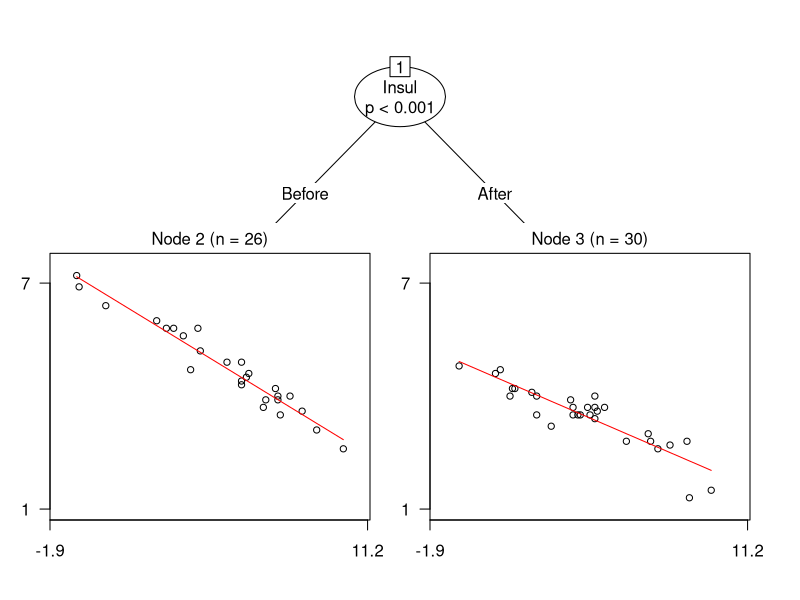

Write R code to recreate this figure.
library(MASS)
head(whiteside)
library(partykit)

MOBmodel <- lmtree(Gas ~ Temp | Insul, data = whiteside)
plot(MOBmodel)
